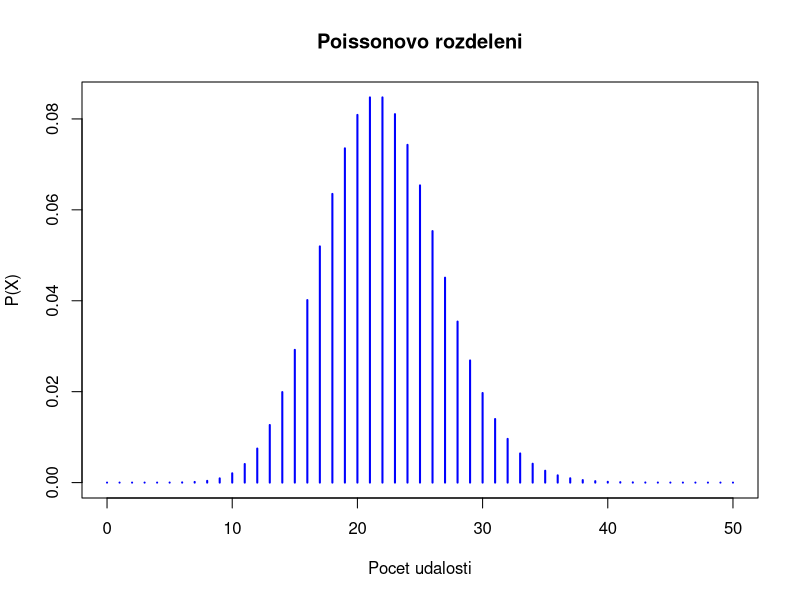
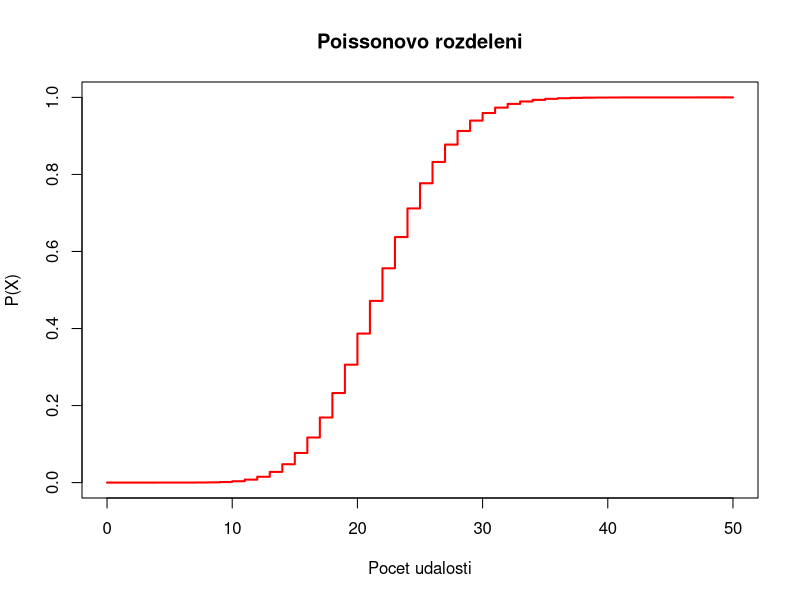
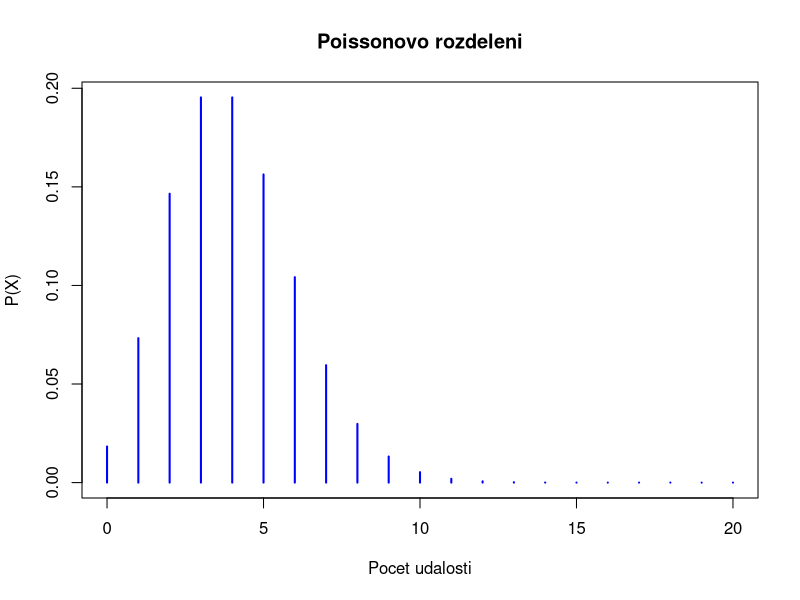
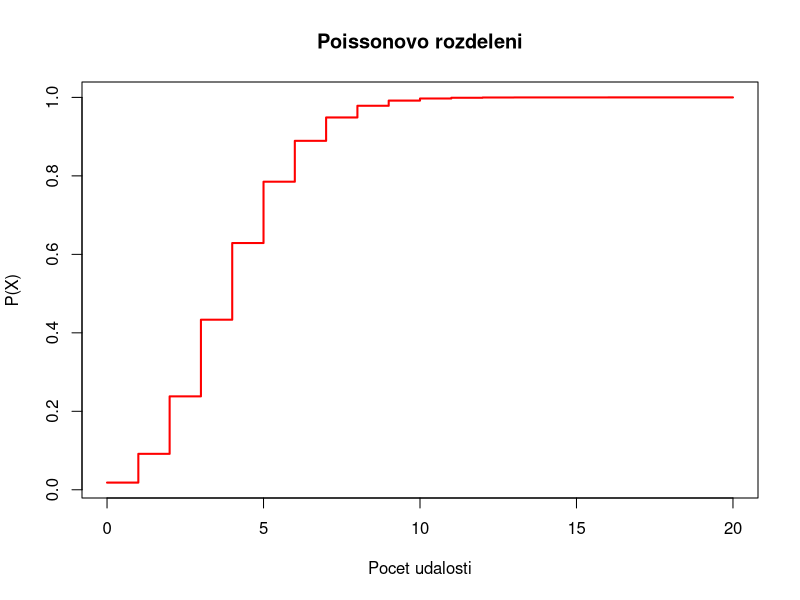
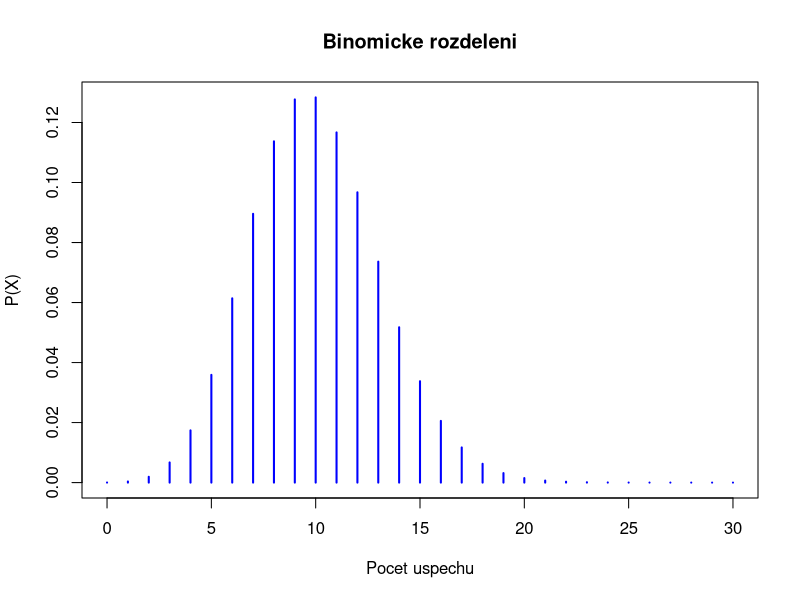
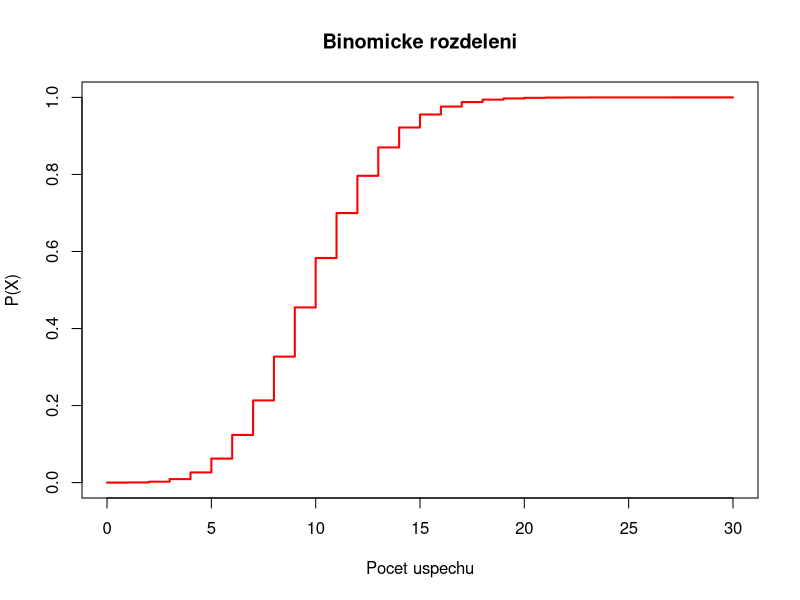
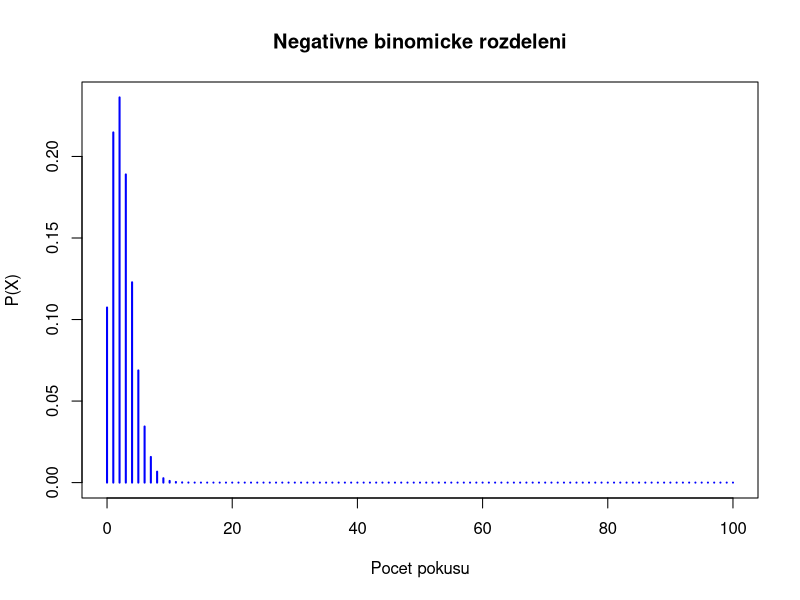
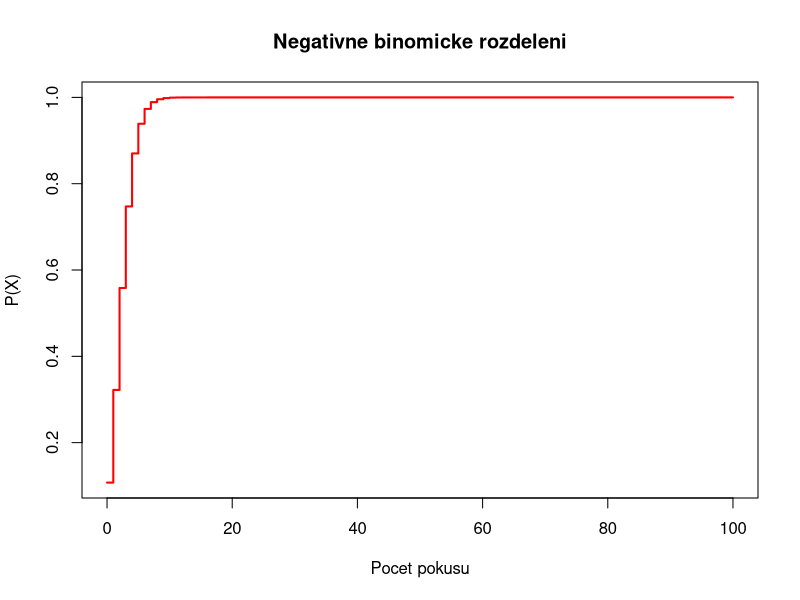

Write the R code that produced these figures, in order.
# ---- Poisonovo rozdeleni ----
# Pocet vyskytu udalosti v uzavrene oblasti v case/na plose/objemu 
# Matematicky zapis - Po(lambda * t)
# stredni hodnota a rozptyl: E(X) = D(X) = lambda * t
# kde lambda je pocet udalosti v jednotce casu/na plose/objemu
# t je cas/plocha/objem
# v R - dpois(x, lambda * t)
# x - pocet udalosti

lambda_t = 22 # pocet udalosti v jednotce casu/na plose/objemu
x = 0:50 # pocet udalosti
poisson = dpois(x, lambda_t)
#graf pravdepodobnostni funkce
plot(x, poisson, type="h", lwd=2, col="blue", xlab="Pocet udalosti", ylab="P(X)", main="Poissonovo rozdeleni")
#graf distribucni funkce
plot(x, ppois(x, lambda_t), type="s", lwd=2, col="red", xlab="Pocet udalosti", ylab="P(X)", main="Poissonovo rozdeleni")
#smerodatna odchylka
sd_poisson = sqrt(lambda_t)
sd_poisson

#pravdepodobnost, ze pocet udalosti bude vice nez napr 30
# P(X > 30) = 1 - P(X <= 30)
events1 = 30
1 - ppois(events1, lambda_t)

#pravdepodobnost, ze pocet udalosti bude vice nez napr 35, pokud uz nastalo 30 udalosti
#pravdepodobnost pruniku / pravdepodobnost podminkova
# P(X > 35 | X > 30) = P(X > 35) / P(X > 30) = (1 - P(X <= 35)) / (1 - P(X <= 29))
events1 = 29
events2 = 35
(1 - ppois(events2, lambda_t)) / (1 - ppois(events1, lambda_t))

#pravdepodobnost ze udalosti bude za 5 * lambda_t  mene nez napr 130
# P(X < 130) = P(X <= 129)
events1 = 129
ppois(events1, lambda_t * 5)

#dalsi zadani
lambda_t = 4
#graf pravdepodobnostni funkce
x = 0:20 # pocet udalosti
poisson = dpois(x, lambda_t)
plot(x, poisson, type="h", lwd=2, col="blue", xlab="Pocet udalosti", ylab="P(X)", main="Poissonovo rozdeleni")
#graf distribucni funkce
plot(x, ppois(x, lambda_t), type="s", lwd=2, col="red", xlab="Pocet udalosti", ylab="P(X)", main="Poissonovo rozdeleni")
#smerodatna odchylka
sd_poisson = sqrt(lambda_t)
sd_poisson

#pravdepodobnost, ze pocet udalosti bude nejvyse 6
#P(X <= 6) = ppois(6, lambda_t)
events1 = 5
ppois(events1, lambda_t)

#pravdepodobnost, ze pocet udalosti bude alespon 5 jestlize uz ke 3 doslo
#P(X >= 5 | X >= 3)  = P(x>=5) / P(x>=3) = 1 - P(x<=4) / 1 - P(x<=2)
(1 - ppois(4, lambda_t)) / (1 - ppois(2, lambda_t))

#pravdepodobnost ze dojde k prave 10 udalostem za 2 jednotky casu
#P(X = 10) = dpois(10, lambda_t * 2)
events1 = 10
dpois(events1, lambda_t * 2)

# ---- Binomicke rozdeleni ----
# Pocet uspechu v n nezavislych pokusech
# Matematicky zapis - Bin(n, π)
# n - pocet pokusu
# π/p - pravdepodobnost uspechu
# stredni hodnota : E(X) = n * p
# rozptyl: D(X) = n * p * (1 - p)
# kde n je pocet pokusu

#graf pravdepodobnostni funkce
x = 0:30 # pocet uspechu
plot(x, dbinom(x, 200, 0.05), type="h", lwd=2, col="blue", xlab="Pocet uspechu", ylab="P(X)", main="Binomicke rozdeleni")
#graf distribucni funkce
plot(x, pbinom(x, 200, 0.05), type="s", lwd=2, col="red", xlab="Pocet uspechu", ylab="P(X)", main="Binomicke rozdeleni")

n = 200
p = 0.05
#stredni hodnota
E = n * p
# smerodatna odchylka
sd_binom = sqrt(n * p * (1 - p))
sd_binom
#rozptyl
D = n * p * (1 - p)
D

#pravdepodobnost, ze pocet uspechu bude alespon napr 5
# P(X >= 5) = 1 - P(X < 5) = 1 - P(X <= 4)
events1 = 4
1 - pbinom(events1, n, p)

#pravdepodobnost, ze pocet uspechu bude alespon napr 10 ale nejvyse 20
# P(10 <= X <= 20) = P(X <= 20) - P(X < 10) = P(X <= 20) - P(X <= 9)
events1 = 20
events2 = 9
pbinom(events1, n, p) - pbinom(events2, n, p)

# ---- Negativne binomicke(Pascalovo) rozdeleni ----
# Pocet Bernoulli pokusu do dosazeni k-teho uspechu(vcetne k-teho)
# Matematicky zapis - NB(k, π)
# V R - pnbinom(n-k, k, p)
# k - pocet uspechu
# π/p - pravdepodobnost uspechu
# n - pocet vysledku s jinou hodnotou nez uspech
# stredni hodnota : E(X) = k / p
# rozptyl: D(X) = k * (1 - p) / p^2


p = 0.8
k = 10
#graf pravdepodobnostni funkce
x = 0:100 # pocet jinych vysledku (chcu tam mit celou pravdepodobnostni funkci-az zacne klesat)
plot(x, dnbinom(x, k, p), type="h", lwd=2, col="blue", xlab="Pocet pokusu", ylab="P(X)", main="Negativne binomicke rozdeleni")
#graf distribucni funkce
plot(x, pnbinom(x, k, p), type="s", lwd=2, col="red", xlab="Pocet pokusu", ylab="P(X)", main="Negativne binomicke rozdeleni")

#stredni hodnota
E = k / p
E
# smerodatna odchylka
sd_neg_binom = sqrt(k * (1 - p) / p^2)
sd_neg_binom

#pravdepodobnost, ze pocet pokusu bude must byt vice nez 15 na 10 uspechu
# P(X > 15) = 1 - P(X <= 15)
# v R - 1 - pnbinom(15-10, 10, 0.2)
events1 = 15
1 - pnbinom(events1 - k, k, p)

#pravdepodobnost, ze alespon 8 z 30 budou neuspechy
# pozor! prechazime na binomicke rozdeleni, protoze chceme pocet uspechu v n pokusech
#otocime uspechy a neuspechy
p = 0.2
k = 8
# P(X >= 8) = 1 - P(X < 8) = 1 - P(X <= 7)
#1 - pbinom(7, 30, p)

# ---- Hypergeometricke rozdeleni ----
# v souboru je N prvků, z nichz M ma danou vlastnost. Zbytek ne
# vybereme n prvků bez vraceni
# Matematicky zapis - H(N, M, n)
# v R - dhyper(x, M, N-M, n)
# N - pocet prvků
# M - pocet prvků s danou vlastnosti
# n - pocet vyberu
# x - pocet uspechu
# stredni hodnota : E(X) = n * M / N
# rozptyl: D(X) = n * (M / N) * (1 - (M/N)) * ((N - n) / (N - 1))

N = 200
M = 30 # pocet prvku se sledovanou vlastnosti
n = 20 # pocet vyberu

#graf pravdepodobnostni funkce
x = 0:20 # pocet uspechu
plot(x, dhyper(x, M, N-M, n), type="h", lwd=2, col="blue", xlab="Pocet uspechu", ylab="P(X)", main="Hypergeometricke rozdeleni")
#graf distribucni funkce
plot(x, phyper(x, M, N-M, n), type="s", lwd=2, col="red", xlab="Pocet uspechu", ylab="P(X)", main="Hypergeometricke rozdeleni")

#stredni hodnota
E = n * M / N
E
# smerodatna odchylka
sd_hyper = sqrt(n * (M / N) * (1 - (M/N)) * ((N - n) / (N - 1)))
sd_hyper

#pravdepodobnost, ze pocet uspechu bude 3 nebo 4
# P(3 <= X <= 4) = P(X <= 4) - P(X < 3) = P(X <= 4) - P(X <= 2)
# nebo P(X = 3) + P(X = 4)
events1 = 4
events2 = 2
phyper(events1, M, N-M, n) - phyper(events2, M, N-M, n)
dhyper(3, M, N-M, n) + dhyper(4, M, N-M, n)

#udelame jenom 1 pokus
n = 1
#pravdepodobnost, ze pocet uspechu bude 1
# P(X = 1)
dhyper(1, M, N-M, n)

#chceme 1 uspech a prave ve 4. pokusy
n = 4
#pravdepodobnost, ze prvni 3 pokusy budou neuspechy
dhyper(0, M, N-M, n-1) * dhyper(1, M, N-M-(n-1), 1)


